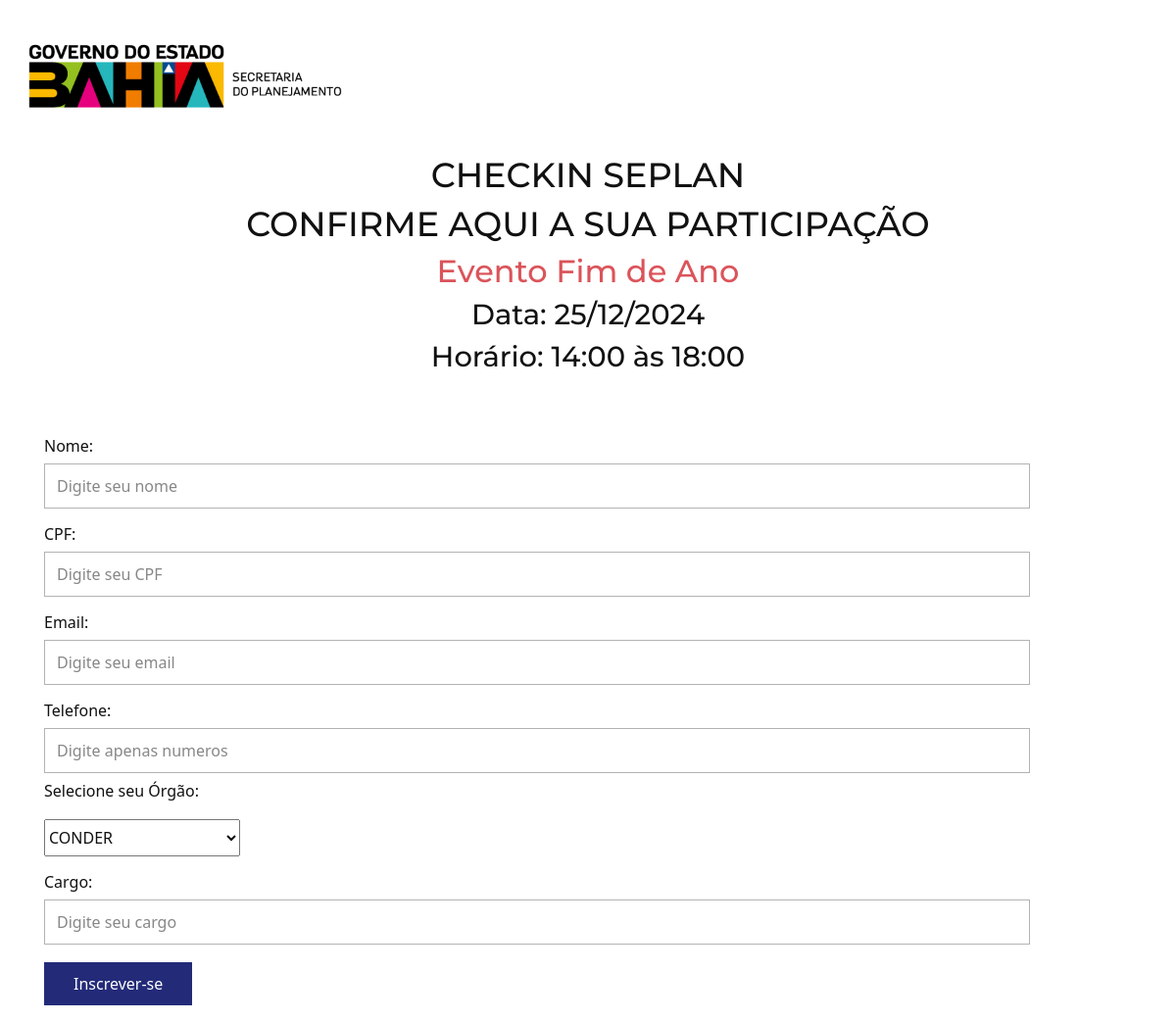
Screenshot of /inscricao.php?keypass=c9f0f895fb98ab9159f51fd0297e236d (signed in) with the database file from the repository.
### tables this page shows
CREATE TABLE `evento` (
  `id` int(11) NOT NULL,
  `nome` varchar(255) NOT NULL,
  `data` date DEFAULT NULL,
  `inicio` time DEFAULT NULL,
  `fim` time DEFAULT NULL,
  `obs` varchar(500) DEFAULT NULL,
  `keypass` varchar(100) DEFAULT NULL,
  `organizador` varchar(255) DEFAULT NULL
);

### inscricao.php (the view, shortened to what this page needs)
<?php
include('pdo.php');
?>
<!DOCTYPE html>
<html style="font-size: 16px;" lang="pt-br">
<head>
  <link rel="stylesheet" href="css/nicepage.css" media="screen">
  <link rel="stylesheet" href="css/inscricao.css">
  <link rel="stylesheet" href="css/responsivo.css?<?php echo rand(1, 1000);?>">
  <link href="https://cdn.jsdelivr.net/npm/bootstrap@5.3.1/dist/css/bootstrap.min.css" rel="stylesheet">
  <link rel="stylesheet" href="https://cdn.jsdelivr.net/npm/sweetalert2@11/dist/sweetalert2.min.css">
</head>
<body>
<div class="u-clearfix u-sheet u-sheet-1">
<br>
<header class="u-clearfix u-header u-header" id="sec-a184">
        <a href="index.php" title="Home">
          <img src="images/logo-seplan-1.png" class="logo">
        </a>
	</header>
    <section class="u-clearfix u-image u-section-3" src="" id="sec-e0b0" data-image-width="5760" data-image-height="3840">
      <div class="u-clearfix u-sheet u-valign-middle u-sheet-1">
        <div class="u-align-center u-container-style u-group u-opacity u-opacity-70 u-white u-group-1">
          <div class="u-container-layout u-container-layout-1">
          <br><br>
           <?php
                if(!empty($_GET['keypass']))
                {
                  $key = $_GET['keypass'];
                  $sql = $conexao_pdo->prepare("SELECT * FROM evento WHERE keypass=:keypass");
                  $sql->bindparam(':keypass', $key);
                  $sql->execute();
                  if($sql->rowCount() > 0)
                  {
                    while($dados = $sql->fetch(PDO::FETCH_ASSOC))
                    {
                      $nome = $dados['nome'];
                      $data = $dados['data'];
                      $inicio = $dados['inicio'];
                      $fim = $dados['fim'];
                    ?>
                    <div class="div-texto">
                      <h4 class="u-text u-text-1 texto-1">CHECKIN SEPLAN</h4>
                      <h4 class="u-text u-text-1 texto-2">CONFIRME AQUI A SUA PARTICIPAÇÃO</h4>
                      <h3 class="u-text u-text-1 u-text-palette-2-base texto-3"><?php echo $nome;?></h3>
                      <h4 class="u-text u-text-1 texto-4">Data: <?php echo date('d/m/Y', strtotime($data));?></h4>
                      <h4 class="u-text u-text-1 texto-5">Horário: <?php
                      echo date('H:i',  strtotime($inicio)); ?>
                      às <?php echo date('H:i', strtotime($fim));  ?></h4>
                      <br>
                    </div>
                   <?php
                    }
                  }
                }
             ?>
             <?php
              if(!empty($_GET['keypass']))
              {
                $key = $_GET['keypass'];
                $sql = $conexao_pdo->prepare("SELECT * FROM evento WHERE keypass=:keypass");
                $sql->bindparam(':keypass', $key);
                $sql->execute();
                  if($sql->rowCount() > 0)
                  {
                  while($dados = $sql->fetch(PDO::FETCH_ASSOC))
                    {
                    $data = $dados['data'];
                    $fim = $dados['fim'];
                    }
                  }
                  $date_now = date("Y-m-d");
                  $hora = date("H:i:s");
                  if($date_now == $data and $hora > $fim)
                  {
                   echo'<h4 class="u-text u-text-1 u-text-palette-2-base">Esse Evento já foi Realizado!</h4>';
                  } else if($date_now > $data)
                  {
                    echo'<h1 class="u-text u-text-1 u-text-palette-2-base">Esse Evento já foi Realizado!</h1>';
                  } else { ?>
          <div class="u-form u-form-1">
          <form id="meuFormulario" class="form" action="realizar_inscricao.php" method="post" style="padding: 15px;">
              <div class="u-form-group u-form-name u-label-top">
               <label for="name-6715" class="u-label">Nome:</label>
               <input type="text" placeholder="Digite seu nome" id="nome_participante" name="nome_participante" class="u-border-1 u-border-grey-30 u-input u-input-rectangle u-white" required>
              </div>
              <div class="u-form-group u-form-name u-label-top">
               <label for="name-6715" class="u-label">CPF:</label>
               <input type="text" pattern="\d{3}\.\d{3}\.\d{3}-\d{2}" placeholder="Digite seu CPF"
                id="cpf" name="cpf" class="u-border-1 u-border-grey-30 u-input u-input-rectangle u-white" maxlength="14" required>
              </div>
              <div class="u-form-group u-form-name u-label-top">
                <label for="name-6715" class="u-label">Email:</label>
                <input type="email" placeholder="Digite seu email" id="email" name="email" class="u-border-1 u-border-grey-30 u-input u-input-rectangle u-white" required>
              </div>
              <div class="u-form-group u-form-name u-label-top">
               <label for="name-6715" class="u-label">Telefone:</label>
               <input type="text" onkeyup="handlePhone(event)" placeholder="Digite apenas numeros" maxlength="15"
               id="telefone" name="telefone" class="u-border-1 u-border-grey-30 u-input u-input-rectangle u-white">
               <label for="name-6715" class="u-label">Selecione seu Órgão:</label>
              </div>
              <div class="u-form-group u-form-name u-label-top">
                    <select name="orgao" class="menu">
                    <?php
                      $stmt = $conexao_pdo->prepare("SELECT * FROM orgao");
                      $stmt->execute();
                        if($stmt->rowCount() > 0)
                        {
                         while($dados = $stmt->fetch(PDO::FETCH_ASSOC))
                         {
                          echo "<option value='{$dados['nome_orgao']}'>{$dados['nome_orgao']}</option>";
                        }
                      }
                    ?>
                    </select>
             </div>
             <div class="u-form-group u-form-name u-label-top">
               <label for="name-6715" class="u-label">Cargo:</label>
               <input type="text" placeholder="Digite seu cargo" id="cargo" name="cargo" class="u-border-1 u-border-grey-30 u-input u-input-rectangle u-white" required>
              </div>
             <div class="u-align-left u-form-group u-form-submit u-label-top">
               <input type="submit" value="Inscrever-se" name="inscrever" id="inscrever" class="u-btn u-btn-submit u-button-style">
             </div>
             </form>
          </div>
        </div>
      </div>
    </section>
   <?php
      }
    }
   ?>
 </body>
</html>

### css/inscricao.css (style rules this page uses)
.logo { width: 320px; margin-left: 29px; margin-top: 20px; }
.texto-1 { font-size: 35px; }
.texto-2 { font-size: 35px; }
.texto-3 { font-size: 32px; }
.texto-4 { font-size: 29px; }
.texto-5 { font-size: 29px; }
.menu { width:200px; height:38px; margin-left: 30px; margin-top: 9px; }
.u-border-1 { margin-top: 6px; width: 86%; margin-left: 30px; }
.u-label { margin-left: 30px; margin-top: 6px; }
#inscrever { margin-left: 30px; margin-top: 10px; }
.u-form-group { margin-top: 8px; }

### rows the page displays
evento: nome "Evento Fim de Ano", data "25/12/2024", inicio "14:00", fim "18:00"

### other values shown
form field orgao "CONDER"
